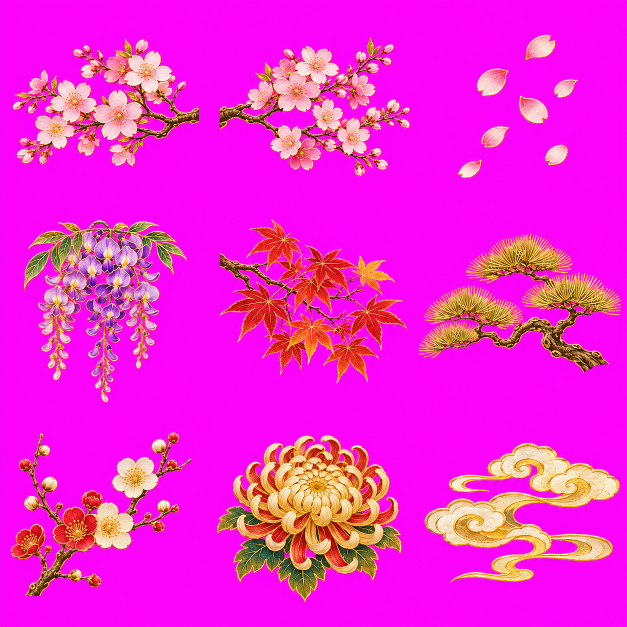
#> input picture docs/design/zh-ja-v6/raw/motifs/ja-flora.png, 1254 x 1254 px (shown at 1/2 size); its folder holds only this picture in this run
$ python cut_motifs.py
#> lines starting #> are read from the running program, lines starting #| are printed output that depends on the picture; after the words box and inside, x2 and y2 are one past the last pixel; in counts of white or black regions, pixels touching at a corner belong together
"""Bóc tách tấm họa tiết nền magenta (lưới 3x3) thành từng PNG có alpha.

Dùng:  python -I cut_motifs.py ja-creatures [zh-flora ...]   (không tham số = mọi tấm có trong raw/motifs)
Vào:   docs/design/zh-ja-v6/raw/motifs/<tấm>.png
Ra:    assets/east-asian/v6/<ja|zh>/<tấm>-NN.png   (NN theo thứ tự đọc trái→phải, trên→dưới)
       docs/design/zh-ja-v6/preview/<tấm>.png      (ảnh xem trước trên nền caro)
"""
import sys
from pathlib import Path

import numpy as np
from PIL import Image
from scipy import ndimage

ROOT = Path(__file__).resolve().parents[4]
RAW = ROOT / "docs/design/zh-ja-v6/raw/motifs"
PREVIEW = ROOT / "docs/design/zh-ja-v6/preview"
OUT = ROOT / "assets/east-asian/v6"
MAG = np.array([255.0, 0.0, 255.0], dtype=np.float32)
MAX_SIDE = 760
import os
GROUP_DILATE = int(os.environ.get("GROUP_DILATE", "16"))
MIN_AREA = 1800


def alpha_of(rgb):
    d = np.sqrt(((rgb - MAG) ** 2).sum(axis=2))
    return np.clip((d - 55.0) / 90.0, 0.0, 1.0)


def despill(rgb, a):
    """Bỏ viền hồng-tím còn sót ở mép bán trong suốt."""
    out = rgb.copy()
    edge = (a > 0.02) & (a < 0.98)
    aa = np.maximum(a[edge], 0.05)[:, None]
    out[edge] = np.clip((rgb[edge] - (1.0 - aa) * MAG) / aa, 0, 255)
    return out


def cut(sheet: str):
#> called with sheet = 'ja-flora'
    ui = sheet.startswith("ui/")
    sheet = sheet[3:] if ui else sheet
    lang = "ui" if ui else sheet.split("-")[0]
    src = (RAW.parent / "ui" if ui else RAW) / f"{sheet}.png"
    img = Image.open(src).convert("RGB")
#> img is the input picture: PIL image 1254x1254 RGB; mean R, G, B 241.1, 37.3, 212.7
    rgb = np.asarray(img).astype(np.float32)
    H, W = rgb.shape[:2]
#> H = 1254; W = 1254
    a = alpha_of(rgb)
    solid = ndimage.binary_opening(a > 0.5, iterations=1)
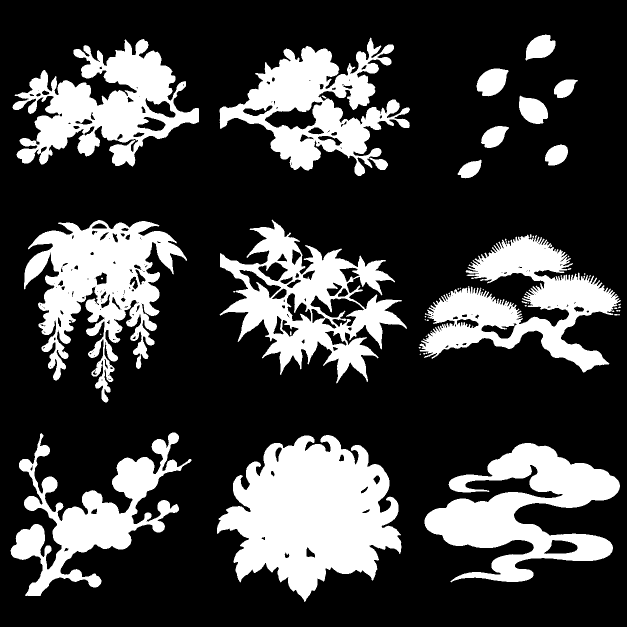
#> solid: shape (1254, 1254) bool (shown at 1/2 size); 25.5% white; 41 white regions (20 under 20 px), largest, box (x1, y1, x2, y2) and area: (434, 870, 803, 1204) 75761, (48, 440, 374, 805) 50923, (849, 886, 1240, 1165) 48746
    near = ndimage.binary_dilation(solid, iterations=GROUP_DILATE)
#> near: shape (1254, 1254) bool; 44.1% white; 14 white regions, largest, box (x1, y1, x2, y2) and area: (418, 854, 819, 1220) 98971, (423, 423, 830, 783) 89261, (32, 424, 390, 821) 88377
    lab, n = ndimage.label(near)
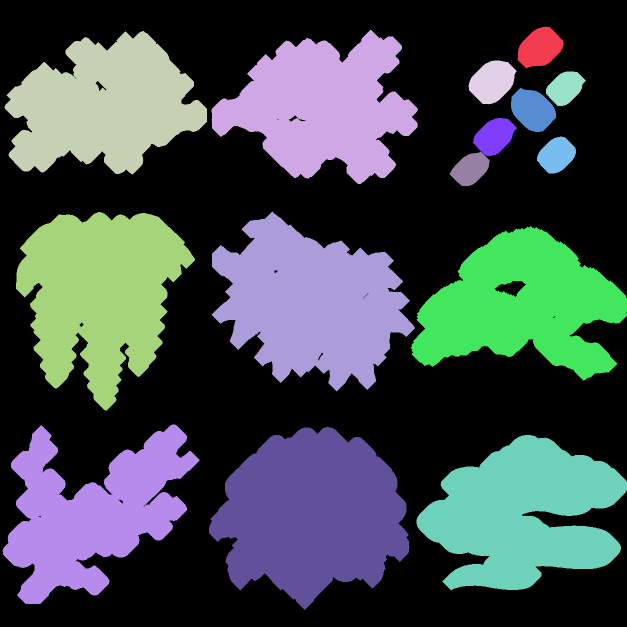
#> lab: shape (1254, 1254) int32 (shown at 1/2 size); 16 distinct labels, from 0 to 15; one colour per label, 0 black
#> n = 15
    groups = []
    for i in range(1, n + 1):
        m = (lab == i) & solid
        area = int(m.sum())
        if area < MIN_AREA:
            continue
        ys, xs = np.where(m)
        groups.append({"lab": i, "area": area, "cx": xs.mean(), "cy": ys.mean()})
#> this loop made 15 passes
#> area on passes 1 to 12: 2116, 42803, 43444, 2536, 1171, 2338, 1591, 1418, 1109, 45387, 50940, 44799
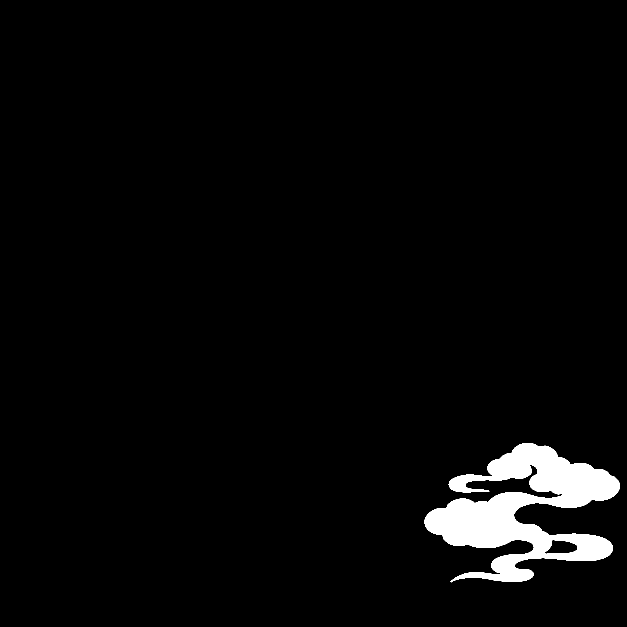
#> m: shape (1254, 1254) bool (shown at 1/2 size); 3.1% white; 1 white region, box (x1, y1, x2, y2) and area: (849, 886, 1240, 1165) 48746
#> after the loop, groups = 11 items
    cells = {}
    for g in groups:
        col = min(2, int(g["cx"] // (W / 3)))
        row = min(2, int(g["cy"] // (H / 3)))
        cells.setdefault(row * 3 + col, []).append(g)
#> this loop made 11 passes
#> (g, col, row) on passes 1 to 11: ({'lab': 1, 'area': 2116, 'cx': 1080.1, 'cy': 94.47}, 2, 0), ({'lab': 2, 'area': 42803, 'cx': 636.9, 'cy': 212.5}, 1, 0), ({'lab': 3, 'area': 43444, 'cx': 210.2, 'cy': 210.7}, 0, 0), ({'lab': 4, 'area': 2536, 'cx': 983.8, 'cy': 163.3}, 2, 0), ({'lab': 6, 'area': 2338, 'cx': 1065.5, 'cy': 220.1}, 2, 0), ({'lab': 10, 'area': 45387, 'cx': 619.8, 'cy': 604.6}, 1, 1), ({'lab': 11, 'area': 50940, 'cx': 199.4, 'cy': 571.2}, 0, 1), ({'lab': 12, 'area': 44799, 'cx': 1042.7, 'cy': 607.2}, 2, 1), ({'lab': 13, 'area': 36258, 'cx': 184.1, 'cy': 1030.7}, 0, 2), ({'lab': 14, 'area': 75761, 'cx': 623.3, 'cy': 1027.8}, 1, 2), ({'lab': 15, 'area': 48746, 'cx': 1047.3, 'cy': 1020.6}, 2, 2)
#> after the loop, cells = 9 items
    missing = [k + 1 for k in range(9) if k not in cells]
#> missing = []
    print(f"{sheet}: {len(groups)} nhóm, ô trống: {missing or 'không'}")
#| ja-flora: 11 nhóm, ô trống: không
    outdir = OUT / lang
    outdir.mkdir(parents=True, exist_ok=True)
    PREVIEW.mkdir(parents=True, exist_ok=True)
    pieces = []
    for k in range(9):
        if k not in cells:
            continue
        union = np.isin(lab, [g["lab"] for g in cells[k]])
        mask = ndimage.binary_dilation(union & solid, iterations=2)
        ys, xs = np.where(mask)
        x0, x1, y0, y1 = xs.min(), xs.max() + 1, ys.min(), ys.max() + 1
        pad = 6
        x0, y0, x1, y1 = max(0, x0 - pad), max(0, y0 - pad), min(W, x1 + pad), min(H, y1 + pad)
        aa = (a * mask)[y0:y1, x0:x1]
        col = despill(rgb, a)[y0:y1, x0:x1]
        tile = Image.fromarray(np.dstack([col.astype(np.uint8), (aa * 255).astype(np.uint8)]), "RGBA")
        s = MAX_SIDE / max(tile.size)
        if s < 1:
            tile = tile.resize((max(1, round(tile.width * s)), max(1, round(tile.height * s))), Image.LANCZOS)
        path = outdir / f"{sheet}-{k + 1:02d}.png"
        tile.save(path, optimize=True)
        pieces.append((k + 1, tile))
        print("  ", path.relative_to(ROOT), tile.size)
#> this loop made 9 passes
#> (x0, x1, y0, y1) on passes 1 to 9: (17, 406, 70, 341), (431, 828, 67, 360), (945, 1119, 61, 256), (40, 382, 432, 813), (431, 822, 431, 775), (829, 1250, 460, 753), (13, 391, 857, 1200), (426, 811, 862, 1212), (841, 1248, 878, 1173)
#> mask: shape (1254, 1254) bool; 3.4% white; 1 white region, box (x1, y1, x2, y2) and area: (847, 884, 1242, 1167) 53859
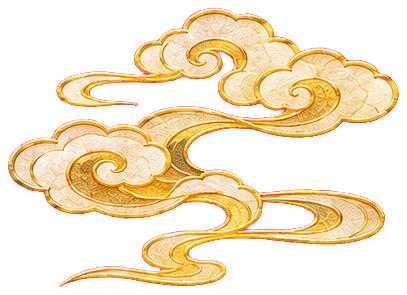
#> tile: PIL image 407x295 RGBA; mean R, G, B, A 245, 82.9, 198.7, 103.6; transparent parts drawn white
#> after the loop, pieces = 9 items
    # xem trước: lưới 3x3 trên nền caro
    cell = 300
    board = Image.new("RGB", (cell * 3, cell * 3), (60, 60, 70))
    px = board.load()
    for y in range(board.height):
        for x in range(board.width):
            if ((x // 20) + (y // 20)) % 2:
                px[x, y] = (84, 84, 96)
    for idx, tile in pieces:
        t = tile.copy()
        t.thumbnail((cell - 20, cell - 20))
        r, c = divmod(idx - 1, 3)
        board.paste(t, (c * cell + (cell - t.width) // 2, r * cell + (cell - t.height) // 2), t)
#> this loop made 9 passes
#> (r, c) on passes 1 to 9: (0, 0), (0, 1), (0, 2), (1, 0), (1, 1), (1, 2), (2, 0), (2, 1), (2, 2)
#> pass 1, in cut, `t = tile.copy()`:
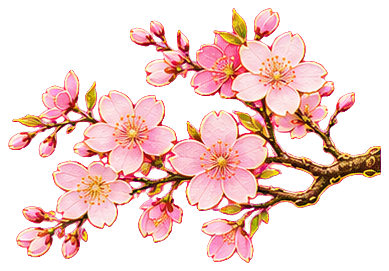
#> t: PIL image 389x271 RGBA; mean R, G, B, A 238.9, 67.6, 200.8, 105.2; transparent parts drawn white
#> after the loop:
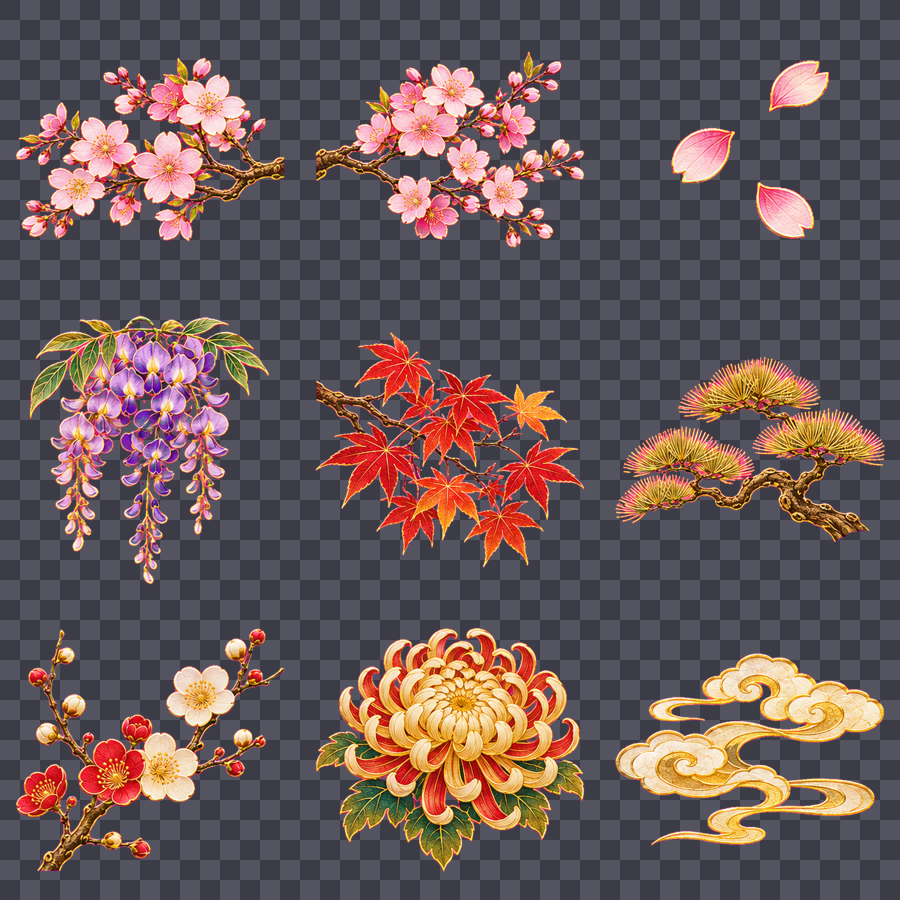
#> board: PIL image 900x900 RGB; mean R, G, B 107.5, 88.7, 88.5
#> after the loop:
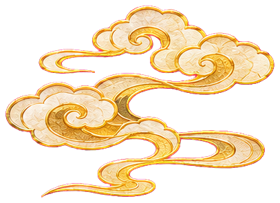
#> t: PIL image 280x203 RGBA; mean R, G, B, A 102, 82.3, 55, 103.6; transparent parts drawn white
    board.save(PREVIEW / f"{sheet}.png")


if __name__ == "__main__":
    names = sys.argv[1:] or sorted(p.stem for p in RAW.glob("*.png"))
    for nm in names:
        cut(nm)

$ run again, on docs/design/zh-ja-v6/raw/motifs/zh-creatures.png
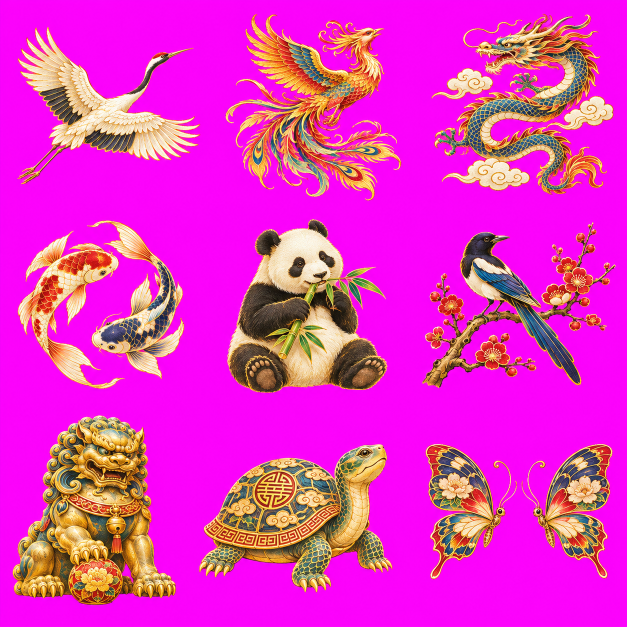
#> input picture docs/design/zh-ja-v6/raw/motifs/zh-creatures.png, 1254 x 1254 px (shown at 1/2 size)
#> in cut, img is the input picture: PIL image 1254x1254 RGB; mean R, G, B 228.3, 49.2, 195.8
#> solid: shape (1254, 1254) bool; 34.3% white; 37 white regions (20 under 20 px), largest, box (x1, y1, x2, y2) and area: (25, 831, 352, 1210) 81744, (454, 438, 775, 786) 74752, (398, 888, 785, 1185) 68869
#> near: shape (1254, 1254) bool; 53.1% white; 21 black regions (11 under 20 px), largest, box (x1, y1, x2, y2) and area: (0, 0, 1254, 1254) 736013, (904, 555, 961, 624) 553, (979, 941, 1008, 982) 381
#> lab: shape (1254, 1254) int32; 10 distinct labels, from 0 to 9
#> n = 9
#> the loop in cut, `for i in range(1, n + 1):` made 9 passes
#> area on passes 1 to 8: 59927, 66122, 41074, 74752, 51293, 46284, 81744, 68869
#> after the loop in cut, `for i in range(1, n + 1):`:
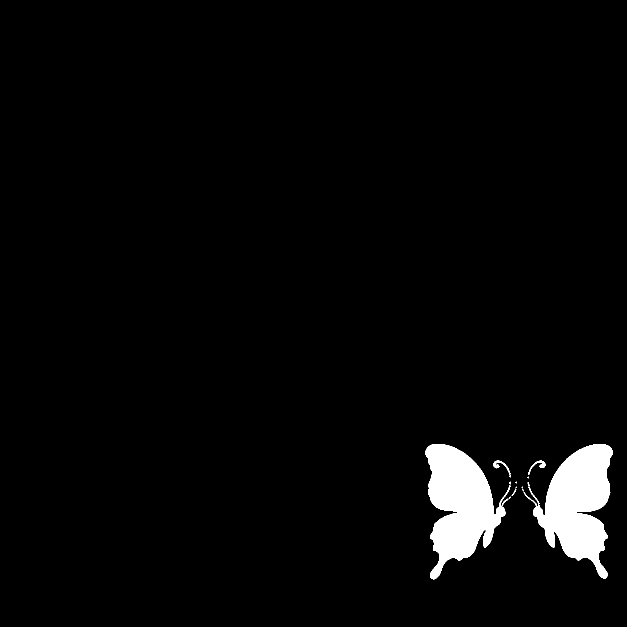
#> m: shape (1254, 1254) bool (shown at 1/2 size); 3.1% white; 13 white regions (7 under 20 px), largest, box (x1, y1, x2, y2) and area: (851, 888, 1021, 1159) 24503, (1055, 888, 1225, 1157) 24259, (987, 921, 1022, 955) 241, (1056, 921, 1091, 950) 225, (1047, 984, 1062, 1000) 44, (1023, 977, 1033, 992) 34
#> after the loop in cut, `for i in range(1, n + 1):`: groups = 9 items
#> the loop in cut, `for g in groups:` made 9 passes
#> (g, col, row) on passes 1 to 7: ({'lab': 1, 'area': 59927, 'cx': 626.7, 'cy': 215.8}, 1, 0), ({'lab': 2, 'area': 66122, 'cx': 1057, 'cy': 215.9}, 2, 0), ({'lab': 3, 'area': 41074, 'cx': 197.8, 'cy': 219.5}, 0, 0), ({'lab': 4, 'area': 74752, 'cx': 604.4, 'cy': 636.5}, 1, 1), ({'lab': 5, 'area': 51293, 'cx': 204.8, 'cy': 609.7}, 0, 1), ({'lab': 6, 'area': 46284, 'cx': 1022.5, 'cy': 618.3}, 2, 1), ({'lab': 7, 'area': 81744, 'cx': 186, 'cy': 1039.4}, 0, 2)
#> missing = []
#| zh-creatures: 9 nhóm, ô trống: không
#> the loop in cut, `for k in range(9):` made 9 passes
#> (x0, x1, y0, y1) on passes 1 to 8: (27, 408, 46, 377), (443, 811, 20, 409), (855, 1235, 20, 397), (27, 377, 433, 786), (446, 783, 430, 794), (836, 1239, 436, 784), (17, 360, 823, 1218), (390, 793, 880, 1193)
#> after the loop in cut, `for k in range(9):`: pieces = 9 items
#> the loop in cut, `for idx, tile in pieces:` made 9 passes
#> (r, c) on passes 1 to 8: (0, 0), (0, 1), (0, 2), (1, 0), (1, 1), (1, 2), (2, 0), (2, 1)
#> after the loop in cut, `for idx, tile in pieces:`:
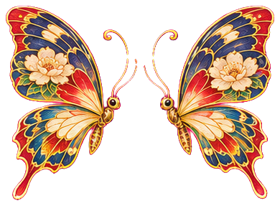
#> t: PIL image 280x206 RGBA; mean R, G, B, A 84.4, 57.4, 42.8, 112.7; transparent parts drawn white
